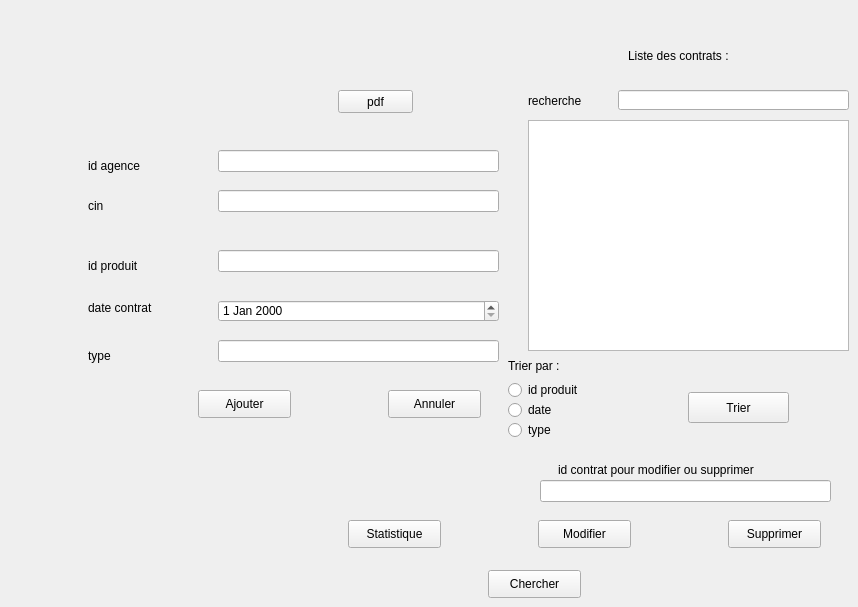
    <widget class="QWidget" name="tab_7">
     <attribute name="title">
      <string>Gestion Contrat</string>
     </attribute>
     <widget class="QLineEdit" name="lineEdit_12">
      <property name="geometry">
       <rect>
        <x>618</x>
        <y>90</y>
        <width>231</width>
        <height>20</height>
       </rect>
      </property>
     </widget>
     <widget class="QLabel" name="label_25">
      <property name="geometry">
       <rect>
        <x>558</x>
        <y>460</y>
        <width>291</width>
        <height>20</height>
       </rect>
      </property>
      <property name="text">
       <string>id contrat pour modifier ou supprimer</string>
      </property>
     </widget>
     <widget class="QRadioButton" name="radioButton_idAgence">
      <property name="geometry">
       <rect>
        <x>508</x>
        <y>380</y>
        <width>97</width>
        <height>20</height>
       </rect>
      </property>
      <property name="text">
       <string>id produit</string>
      </property>
     </widget>
     <widget class="QLineEdit" name="lineEdit_cin_Contrat">
      <property name="geometry">
       <rect>
        <x>218</x>
        <y>190</y>
        <width>281</width>
        <height>22</height>
       </rect>
      </property>
     </widget>
     <widget class="QPushButton" name="pushButton_pdf">
      <property name="geometry">
       <rect>
        <x>338</x>
        <y>90</y>
        <width>75</width>
        <height>23</height>
       </rect>
      </property>
      <property name="text">
       <string>pdf</string>
      </property>
     </widget>
     <widget class="QLineEdit" name="lineEdit_typeContrat">
      <property name="geometry">
       <rect>
        <x>218</x>
        <y>340</y>
        <width>281</width>
        <height>22</height>
       </rect>
      </property>
     </widget>
     <widget class="QLabel" name="label_26">
      <property name="geometry">
       <rect>
        <x>88</x>
        <y>340</y>
        <width>101</width>
        <height>31</height>
       </rect>
      </property>
      <property name="text">
       <string>type</string>
      </property>
     </widget>
     <widget class="QLabel" name="label_27">
      <property name="geometry">
       <rect>
        <x>508</x>
        <y>350</y>
        <width>101</width>
        <height>31</height>
       </rect>
      </property>
      <property name="text">
       <string>Trier par :</string>
      </property>
     </widget>
     <widget class="QPushButton" name="pushButton_9">
      <property name="geometry">
       <rect>
        <x>488</x>
        <y>570</y>
        <width>93</width>
        <height>28</height>
       </rect>
      </property>
      <property name="text">
       <string>Chercher</string>
      </property>
     </widget>
     <widget class="QLabel" name="label_28">
      <property name="geometry">
       <rect>
        <x>88</x>
        <y>250</y>
        <width>121</width>
        <height>31</height>
       </rect>
      </property>
      <property name="text">
       <string>id produit</string>
      </property>
     </widget>
     <widget class="QLineEdit" name="lineEdit_idAgence_Contrat">
      <property name="geometry">
       <rect>
        <x>218</x>
        <y>150</y>
        <width>281</width>
        <height>22</height>
       </rect>
      </property>
     </widget>
     <widget class="QRadioButton" name="radioButton_date">
      <property name="geometry">
       <rect>
        <x>508</x>
        <y>400</y>
        <width>97</width>
        <height>20</height>
       </rect>
      </property>
      <property name="text">
       <string>date</string>
      </property>
     </widget>
     <widget class="QPushButton" name="pushButton_supprimerContrat">
      <property name="geometry">
       <rect>
        <x>728</x>
        <y>520</y>
        <width>93</width>
        <height>28</height>
       </rect>
      </property>
      <property name="text">
       <string>Supprimer</string>
      </property>
     </widget>
     <widget class="QLabel" name="label_29">
      <property name="geometry">
       <rect>
        <x>88</x>
        <y>300</y>
        <width>81</width>
        <height>16</height>
       </rect>
      </property>
      <property name="text">
       <string>date contrat</string>
      </property>
     </widget>
     <widget class="QLabel" name="label_30">
      <property name="geometry">
       <rect>
        <x>88</x>
        <y>150</y>
        <width>101</width>
        <height>31</height>
       </rect>
      </property>
      <property name="text">
       <string>id agence</string>
      </property>
     </widget>
     <widget class="QPushButton" name="pushButton_4">
      <property name="geometry">
       <rect>
        <x>388</x>
        <y>390</y>
        <width>93</width>
        <height>28</height>
       </rect>
      </property>
      <property name="text">
       <string>Annuler</string>
      </property>
     </widget>
     <widget class="QLabel" name="label_31">
      <property name="geometry">
       <rect>
        <x>88</x>
        <y>190</y>
        <width>141</width>
        <height>31</height>
       </rect>
      </property>
      <property name="text">
       <string>cin</string>
      </property>
     </widget>
     <widget class="QLineEdit" name="lineEdit_idProduit_Contrat">
      <property name="geometry">
       <rect>
        <x>218</x>
        <y>250</y>
        <width>281</width>
        <height>22</height>
       </rect>
      </property>
     </widget>
     <widget class="QPushButton" name="pushButton_Da">
      <property name="geometry">
       <rect>
        <x>688</x>
        <y>392</y>
        <width>101</width>
        <height>31</height>
       </rect>
      </property>
      <property name="text">
       <string>Trier</string>
      </property>
     </widget>
     <widget class="QPushButton" name="pushButton_ajouterContrat">
      <property name="geometry">
       <rect>
        <x>198</x>
        <y>390</y>
        <width>93</width>
        <height>28</height>
       </rect>
      </property>
      <property name="text">
       <string>Ajouter</string>
      </property>
     </widget>
     <widget class="QTableView" name="tableViewContrat">
      <property name="geometry">
       <rect>
        <x>528</x>
        <y>120</y>
        <width>321</width>
        <height>231</height>
       </rect>
      </property>
     </widget>
     <widget class="QRadioButton" name="radioButton_type">
      <property name="geometry">
       <rect>
        <x>508</x>
        <y>420</y>
        <width>151</width>
        <height>20</height>
       </rect>
      </property>
      <property name="text">
       <string>type</string>
      </property>
     </widget>
     <widget class="QLabel" name="label_32">
      <property name="geometry">
       <rect>
        <x>628</x>
        <y>40</y>
        <width>141</width>
        <height>31</height>
       </rect>
      </property>
      <property name="text">
       <string>Liste des contrats :</string>
      </property>
     </widget>
     <widget class="QPushButton" name="pushButton_modifierContrats">
      <property name="geometry">
       <rect>
        <x>538</x>
        <y>520</y>
        <width>93</width>
        <height>28</height>
       </rect>
      </property>
      <property name="text">
       <string>Modifier</string>
      </property>
     </widget>
     <widget class="QDateEdit" name="dateEdit_Contrat">
      <property name="geometry">
       <rect>
        <x>218</x>
        <y>300</y>
        <width>281</width>
        <height>22</height>
       </rect>
      </property>
     </widget>
     <widget class="QPushButton" name="pushButton_6">
      <property name="geometry">
       <rect>
        <x>348</x>
        <y>520</y>
        <width>93</width>
        <height>28</height>
       </rect>
      </property>
      <property name="text">
       <string>Statistique</string>
      </property>
     </widget>
     <widget class="QLabel" name="label_33">
      <property name="geometry">
       <rect>
        <x>528</x>
        <y>85</y>
        <width>71</width>
        <height>31</height>
       </rect>
      </property>
      <property name="text">
       <string>recherche</string>
      </property>
     </widget>
     <widget class="QLineEdit" name="lineEdit_idsuppmodifContrat">
      <property name="geometry">
       <rect>
        <x>540</x>
        <y>480</y>
        <width>291</width>
        <height>22</height>
       </rect>
      </property>
     </widget>
    </widget>
